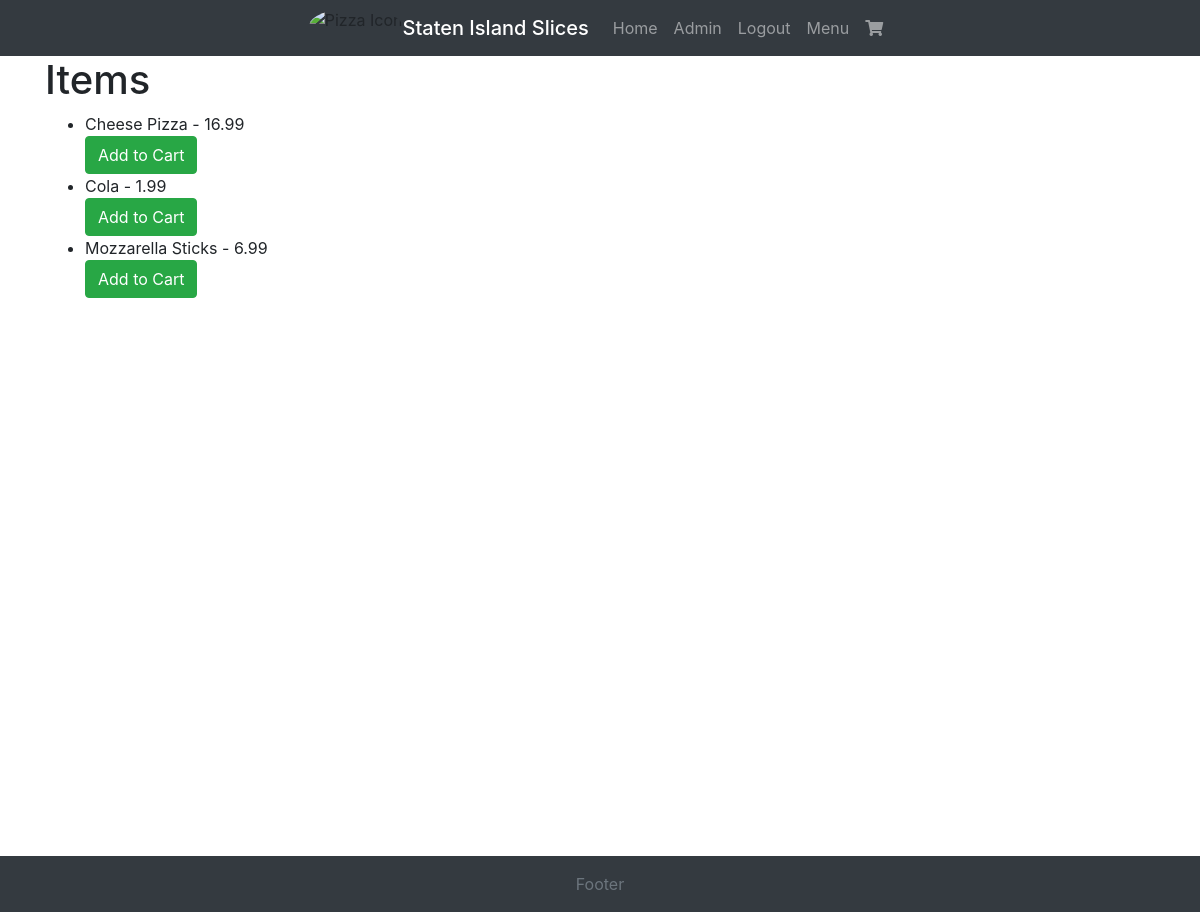
Screenshot of /items (signed in) with the database file from the repository.
### Website/models.py (models this page shows, shortened)
class Item(db.Model):
    id = db.Column(db.Integer, primary_key=True)
    name = db.Column(db.String(255))
    price = db.Column(db.Float)
    calories = db.Column(db.Integer)

### Website/auth.py (the view)
@auth.route("/items")
def display_items():
    items = (
        Item.query.with_entities(Item.id, Item.name, Item.price).all()
    )
    return render_template("items.html", items=items, user=current_user)

### Website/__init__.py (called while the page is built)
def create_app():
    app = Flask(__name__)
    app.config["SECRET_KEY"] = "hjshjhdjah kjshkjdhjs"
    app.config["SQLALCHEMY_DATABASE_URI"] = f"sqlite:///{DB_NAME}"
    db.init_app(app)
    from .views import views
    from .auth import auth
    app.register_blueprint(views, url_prefix="/")
    app.register_blueprint(auth, url_prefix="/")
    from .models import Invoice, Item, Cart, User
    with app.app_context():
        db.create_all()
    login_manager = LoginManager()
    login_manager.login_view = "auth.login"
    login_manager.init_app(app)
    @login_manager.user_loader
    def load_user(id):
        return User.query.get(int(id))
    return app

### Website/templates/items.html (shortened to what this page needs)
{% extends 'base.html' %} {% block content %}
<!DOCTYPE html>
<html lang="en">
  <head>
  </head>
  <body>
    <h1>Items</h1>
    <ul>
      {% for item in items %}
      <li>
        {{ item.name }} - {{ item.price }}
        <form action="/add_to_cart/{{ item.id }}" method="POST">
          <button type="submit" class="btn btn-success">Add to Cart</button>
        </form>
      </li>
      {% endfor %}
    </ul>
  </body>
</html>
{% endblock %}

### Website/templates/base.html (style rules this page uses)
html, body { height: 100%; margin: 0; padding: 0; }

### rows the page displays
Item: name "Cheese Pizza", price "16.99"
Item: name "Cola", price "1.99"
Item: name "Mozzarella Sticks", price "6.99"
